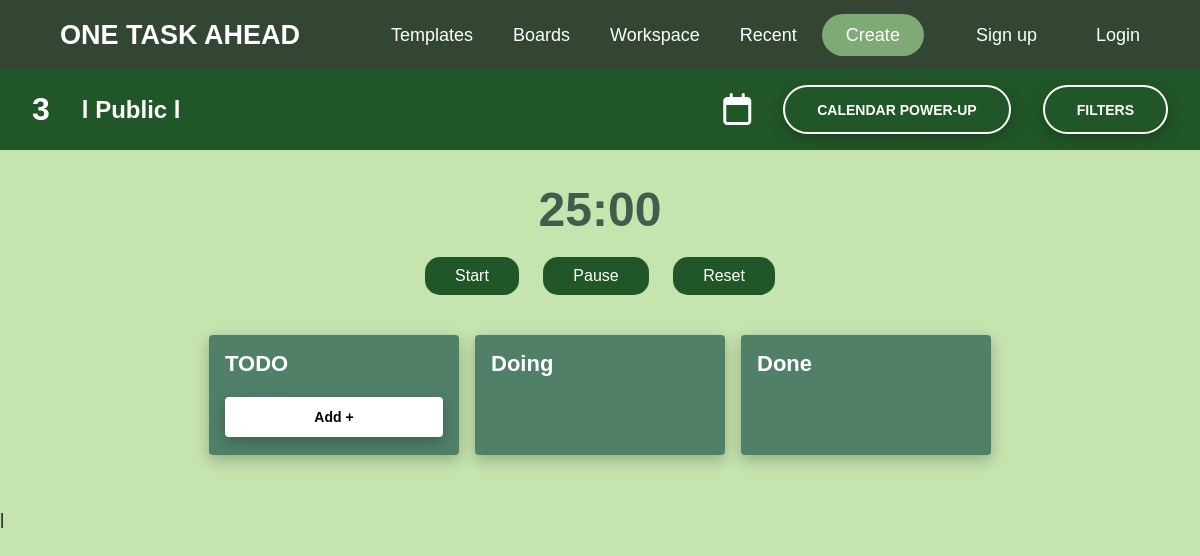
The page /html/board.php?workspace_id=1&id=3 on the database as committed earlier.
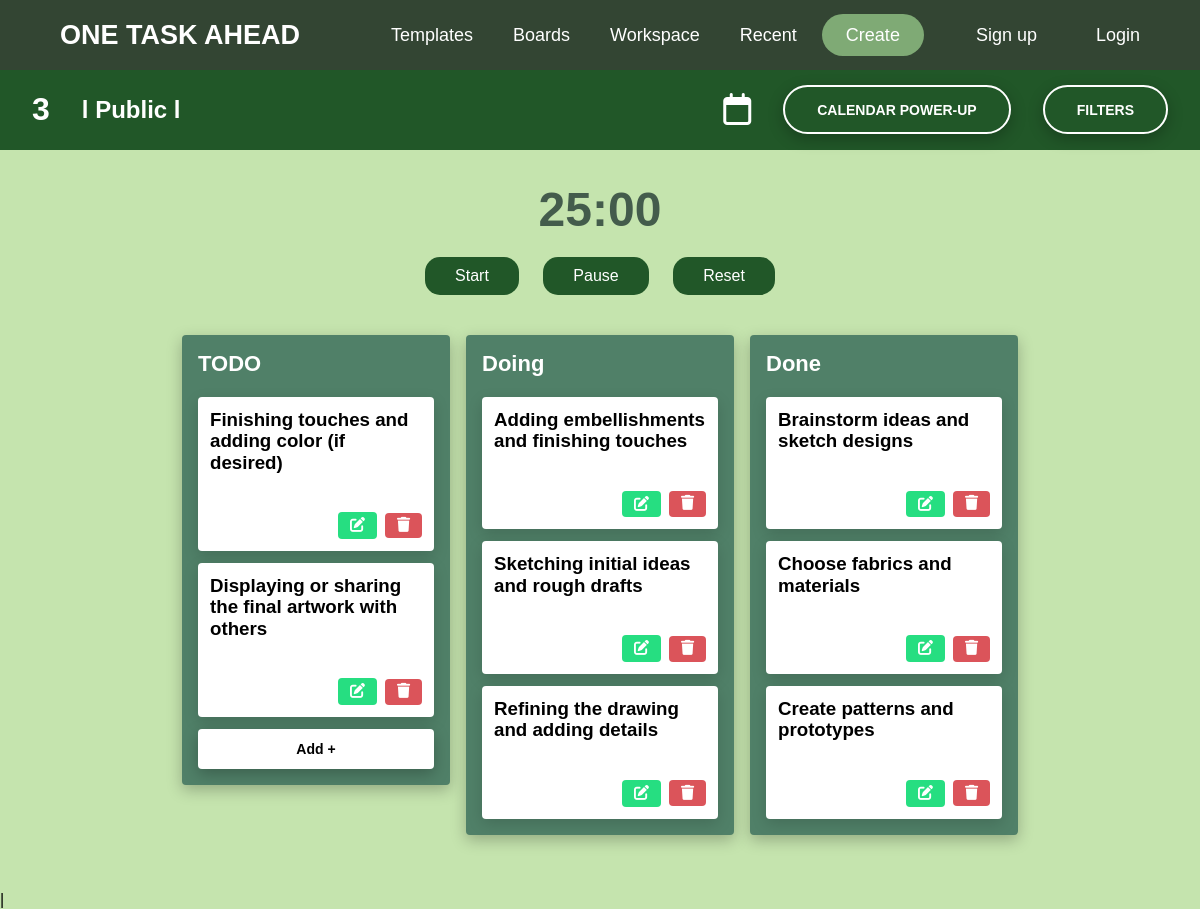
The same page on the database as committed later.
### tables this page shows
CREATE TABLE `template_task` (
  `task_id` int(11) NOT NULL,
  `Title` varchar(128) NOT NULL,
  `Description` varchar(128) NOT NULL,
  `Lane` enum('todo','doing','done') NOT NULL,
  `template_id` int(11) NOT NULL,
  `customized` tinyint(1) NOT NULL DEFAULT 0,
  `number` int(255) NOT NULL
);

### php/functions.php (the view, shortened to what this page needs)
<?php
function getTemplateTasks($conn, $template_id, $lane)
{
    $sql = "SELECT t.task_id, COALESCE(ct.Title, t.Title) AS Title,
                   COALESCE(ct.Description, t.Description) AS Description,
                   COALESCE(ct.Lane, t.Lane) AS Lane,
                   COALESCE(ct.number, t.number) AS number,
                   COALESCE(ct.template_id, t.template_id) AS template_id
            FROM template_task AS t
            LEFT JOIN edited_template_task AS ct ON ct.task_id = t.task_id
            WHERE t.template_id = $template_id AND t.Lane = '$lane'
            ORDER BY t.number ASC";
    $result = mysqli_query($conn, $sql);
    return $result;
}
function renderTasks($result)
{
    if (mysqli_num_rows($result) > 0) {
        while ($row = mysqli_fetch_assoc($result)) {
            echo '<div class="task" draggable="true" data-id="' . $row["task_id"] . '" data-number="' . $row["number"] . '" data-activity="' . $row["Lane"] . '" data-workspace="' . (isset($_GET['workspace_id']) ? intval($_GET['workspace_id']) : 1) . '">
            <div class="task-content">
                    <h3 class="task-name">' . $row['Title'] . '</h3>
                    <p class="task-description">' . $row['Description'] . '</p>
                </div>
                <div class="task-buttons">
                    <button class="edit-button" onclick="openModal(' . $row['template_id'] . ',' . $row['task_id'] . ', \'' . $row['Title'] . '\', \'' . $row['Description'] . '\', \'' . $row['Lane'] . '\', \'' . $row['number'] . '\')">
                        <i class="fa-solid fa-pen-to-square fa-lg" style="color: #ffffff;"></i>
                    </button>
                    <form class="delete-task-form">
                        <input type="hidden" name="task_id" value="' . $row["task_id"] . '">
                        <button type="button" class="delete-button"><i class="fa-solid fa-trash fa-lg" style="color: #ffffff;"></i></button>
                    </form>
                </div>
            </div>';
        }
    }
}

Rows that differ between the two databases and show on the page:
added template_task: Title "Finishing touches and adding color (if desired)"
added template_task: Title "Displaying or sharing the final artwork with others"
added template_task: Title "Adding embellishments and finishing touches"
added template_task: Title "Sketching initial ideas and rough drafts"
added template_task: Title "Refining the drawing and adding details"
added template_task: Title "Brainstorm ideas and sketch designs"
added template_task: Title "Choose fabrics and materials"
added template_task: Title "Create patterns and prototypes"
